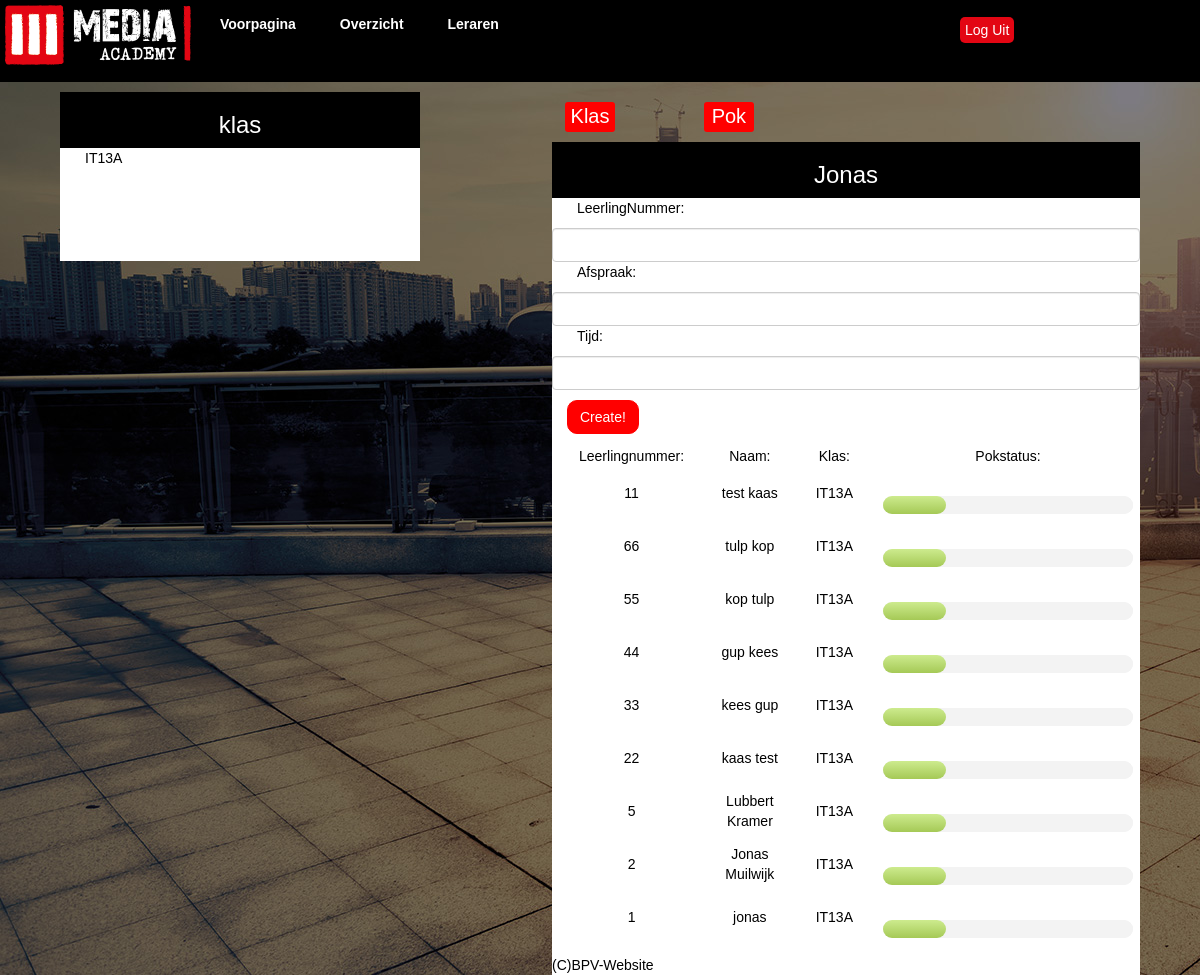
Page /leraren/showKlas/IT13A (signed in) on the committed database.
### tables this page shows
CREATE TABLE IF NOT EXISTS `leraren` (
  `id` int(11) NOT NULL AUTO_INCREMENT,
  `voornaam` varchar(25) NOT NULL,
  `achternaam` varchar(25) NOT NULL,
  `wachtwoord` varchar(256) NOT NULL,
  `email` varchar(25) NOT NULL,
  PRIMARY KEY (`id`)
);

CREATE TABLE IF NOT EXISTS `studenten` (
  `leerlingnummer` int(11) NOT NULL,
  `voornaam` varchar(25) NOT NULL,
  `achternaam` varchar(25) NOT NULL,
  `wachtwoord` varchar(256) NOT NULL,
  `email` varchar(30) NOT NULL,
  `geboortedatum` timestamp NOT NULL DEFAULT CURRENT_TIMESTAMP ON UPDATE CURRENT_TIMESTAMP,
  `telefoonnummer` int(11) NOT NULL,
  `klas` varchar(11) NOT NULL,
  `leraar_id` int(11) NOT NULL,
  PRIMARY KEY (`leerlingnummer`)
);

CREATE TABLE IF NOT EXISTS `pokaanvraag` (
  `id` int(11) NOT NULL AUTO_INCREMENT,
  `leerlingnummer` int(11) NOT NULL,
  `bedrijfNaam` varchar(50) NOT NULL,
  `bedrijfAdres` varchar(50) NOT NULL,
  `bedrijfPostcode` varchar(10) NOT NULL,
  `bedrijfPlaats` varchar(50) NOT NULL,
  `bedrijfTelefoon` varchar(20) NOT NULL,
  `bedrijfWebsite` varchar(50) NOT NULL,
  `bedrijfContactPersoon` varchar(50) NOT NULL,
  `bedrijfContactPersoonTelefoon` varchar(20) NOT NULL,
  `bedrijfContactPersoonEmail` varchar(50) NOT NULL,
  `bedrijfPraktijkBegeleider` varchar(50) NOT NULL,
  `bedrijfPraktijkBegeleiderTelefoon` varchar(20) NOT NULL,
  `bedrijfKennisCentrum` varchar(50) NOT NULL,
  `bedrijfCode` varchar(20) NOT NULL,
  `studentNaam` varchar(50) NOT NULL,
  `studentKlas` varchar(20) NOT NULL,
  `studentOpleiding` varchar(50) NOT NULL,
  `studentCreboNummerOpleiding` varchar(20) NOT NULL,
  `studentRichting` varchar(50) NOT NULL,
  `studentInleverdatum` varchar(50) NOT NULL,
  `bpvCoordinator` varchar(50) NOT NULL,
  `bpvBegeleider` varchar(50) NOT NULL,
  `bpvPeriodeBegin` date NOT NULL,
  `bpvPeriodeEind` date NOT NULL,
  `bpvSbu` int(11) NOT NULL,
  `bpvBrin` varchar(20) NOT NULL,
  `bpvCrebo` varchar(20) NOT NULL,
  `bpvOpmerking` varchar(500) NOT NULL,
  `pokStatus` int(2) NOT NULL,
  PRIMARY KEY (`id`)
);

### controller/leraren.class.php (called while the page is built, shortened)
<?php
class Leraren extends Controller {
    public function __construct() {
        $this->view->title = 'Leraren';
        $this->view->style = 'bootstrap';
        $this->view->altStyle = 'style1';
    }
    function showKlas($klasNaam){
        $leerlingen = $this->model->getKlasLeerlingen($klasNaam);
        $klassen =  $this->model->getKlassen();
        $agenda = $this->model->showCaldav();
        $leraar = $this->model->getLeraar();
        $this->view->leraar = $leraar;
        $this->view->klassen = $klassen;
        $this->view->leerlingen = $leerlingen;
        $this->view->agenda = $agenda;
        $this->view->render('leraren');
	}
}

### libs/ini.php (called while the page is built, shortened)
<?php
require 'libs/controller.php';
require 'libs/model.php';
$site = new Router();

### index.php (called while the page is built)
<?php
require 'libs/ini.php';

### libs/model.php (called while the page is built)
<?php
class Model
{
    public function __construct()
    {
	$this->dbh = new Database();
    }
}

### model/leraren.model.php (called while the page is built, shortened)
<?php
class Leraren_Model extends Model {
	public function getKlassen(){
		$sth = $this->dbh->prepare("SELECT klas FROM studenten GROUP BY klas");
		$sth->execute();
		return $sth->fetchall();
	}
	public function getLeraar(){
		$sth = $this->dbh->prepare("SELECT voornaam, achternaam FROM leraren WHERE id = '" . $_SESSION['user_id'] . "'");
		$sth->execute();
		return $sth->fetchall();
	}
    public function getKlasLeerlingen($klas) {
		$sth = $this->dbh->prepare("SELECT studenten.*, pokaanvraag.id, pokaanvraag.pokStatus, pokaanvraag.leerlingnummer, pokaanvraag.bedrijfPostcode"
                . " FROM studenten LEFT OUTER JOIN pokaanvraag ON studenten.leerlingnummer = pokaanvraag.leerlingnummer"
                . " WHERE studenten.klas = '" . $klas . "' ORDER BY pokaanvraag.id DESC");
        $sth->execute();
        return $sth->fetchall();
	}
}

### libs/controller.php (called while the page is built, shortened)
<?php
class Controller {
    public function loadmodel($name) {
        $path = 'model/' . $name . '.model.php';
        if (file_exists($path)) {
            $this->model = new $modelname;
        }
    }
}

### view/content/leraren.php (the view, shortened to what this page needs)
<div id="map" style="width: 500px; height: 400px;">
</div>
<div id="knopklas">
	Klas</div>
<div id="knoppok">Pok</div>
<div id="klassen">
    <div id="klassen1"><h3>klas</h3></div>
    <table>
		<?php
			foreach($this->klassen as $klas){
				echo "<tr>
					<td>
						<a href='" . URL . "leraren/showKlas/" . $klas["klas"] . "'>
							" . $klas["klas"] . "
						</a>
					</td>
				</tr>";
			}
		?>
    </table>
</div>
<div id="stage">
    <div id="stage1"><h3><?php echo $this->leraar[0]["voornaam"]?> <?php echo $this->leraar[0]["achternaam"]?><h3></div>
<form action='<?php echo URL ?>leraren/caldav' method='post'>
    <p class="formulier">LeerlingNummer:</p><input type='text' class='form-control' name='leerlingnummer'>
    <p class="formulier">Afspraak:</p><input type='text' class='form-control' name='afspraak'>
    <p class="formulier">Tijd:</p><input type='text' class='form-control' name='tijd'>
    <input type='submit' class='btn btn-primary' value='Create!'>
</form>
<div id="leerlingen">
    <table id="leerlingTable">
        <thead>
        <td>
            Leerlingnummer:
        </td>
        <td>
            Naam:
        </td>
        <td>
            Klas:
        </td>
        <td>
            Pokstatus:
        </td>
        </thead>
        <tbody>
	    <?php
	    foreach($this->leerlingen as $leerling){
		echo "
                        <tr>
                            <td>
                                " . $leerling['leerlingnummer'] . "
                            </td>
                            <td>
                                " . $leerling['voornaam'] . " " . $leerling['achternaam'] . "
                            </td>
                            <td>
                                " . $leerling['klas'] . "
                            </td>
                            <td>
								<div class='demo-wrapper html5-progress-bar'>
									<div class='progress-bar-wrapper'>
										<progress id='progressbar' value='" . ($leerling['pokStatus'] * 4) . + 25 . "' max='100'></progress>
									</div>
								</div>
                            </td>
                        </tr>";
		}
		?>
	    </tbody>
	</table>
</div>

### public/css/style1.css (style rules this page uses)
body { font-family: Arial; background: url(../img/Header-3.jpg); }
h3 { margin-top: 0; padding-top:20px; text-align: center; font-family: arial; }
.formulier { margin-left: 25px; }
td { padding:0 5px 0 25px; }
tr { padding-left: 25 }
#klassen { margin: 10px 5% 5px 5%; background-color: white; color: black; width: 30% ; height: 169px; float: left; }
#map { position: absolute; top: 350px; left: 5%; margin-bottom: 25px; }
#knopklas, #knoppok { margin-top: 20px; margin-left: 85px; background-color: red; border-radius: 3px; font-size: 20px; color: white; width: 50px; height: 30px; text-align: center; display: inline-block; }
#stage { width:49% ; margin:10px 5% 0 5%; background-color: white; color: black; float: right; }
#stage1, #klassen1 { background-color: black; color: white; height: 56px; }
#leerlingen { margin-top: 10px; text-align: center; color: black; border: 2px solid white; background-color: white; width: 100%; text-align: center; }
.demo-wrapper { width: 250px; margin: 30px auto 0; }
.html5-progress-bar progress { background-color: #f3f3f3; border: 0; width: 100%; height: 18px; border-radius: 9px; }

### rows in the picture
leraren: voornaam "Jonas"
studenten: pokaanvraag.leerlingnummer "11", voornaam "test", achternaam "kaas", klas "IT13A"
studenten: pokaanvraag.leerlingnummer "66", voornaam "tulp", achternaam "kop", klas "IT13A"
studenten: pokaanvraag.leerlingnummer "55", voornaam "kop", achternaam "tulp", klas "IT13A"
studenten: pokaanvraag.leerlingnummer "44", voornaam "gup", achternaam "kees", klas "IT13A"
studenten: pokaanvraag.leerlingnummer "33", voornaam "kees", achternaam "gup", klas "IT13A"
studenten: pokaanvraag.leerlingnummer "22", voornaam "kaas", achternaam "test", klas "IT13A"
studenten: pokaanvraag.leerlingnummer "5", voornaam "Lubbert", achternaam "Kramer", klas "IT13A"
studenten: pokaanvraag.leerlingnummer "2", voornaam "Jonas", achternaam "Muilwijk", klas "IT13A"
studenten: pokaanvraag.leerlingnummer "1", voornaam "jonas", klas "IT13A"

### other values in the picture
$klas["klas"] "IT13A"
